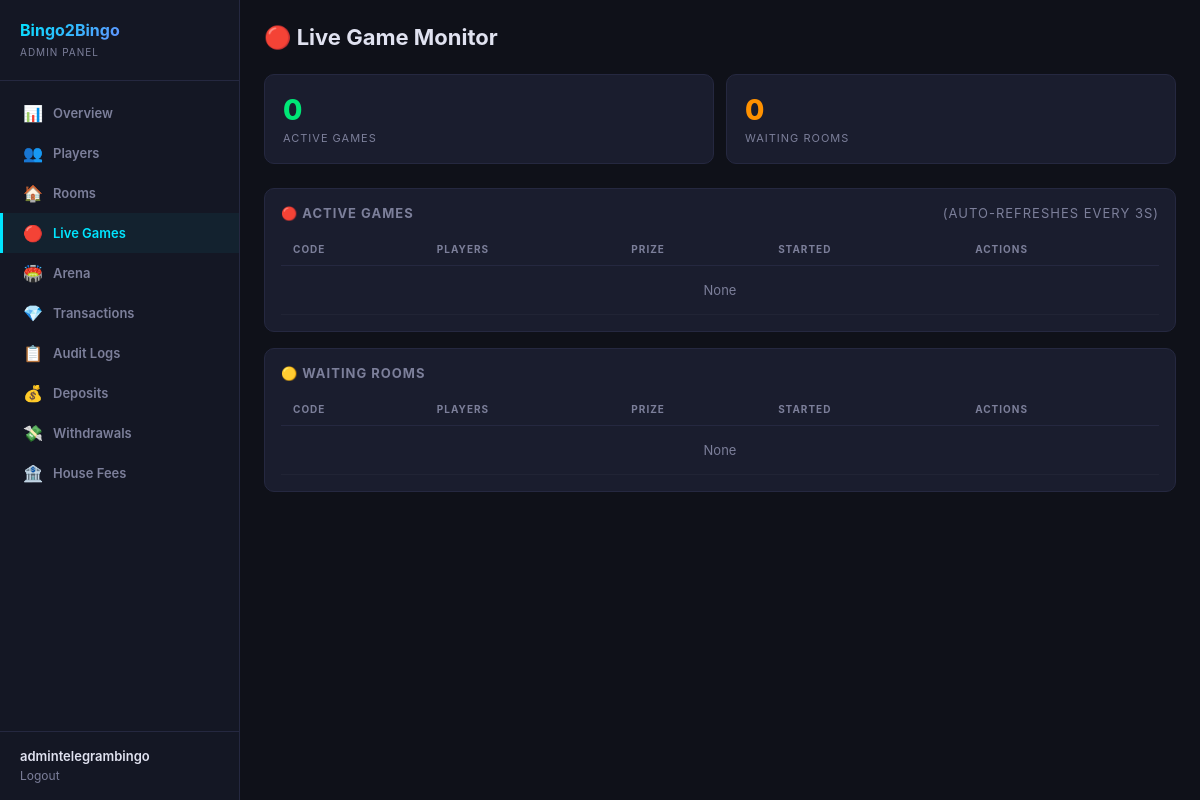
The app's page /dashboard/live/ (signed in), older data.
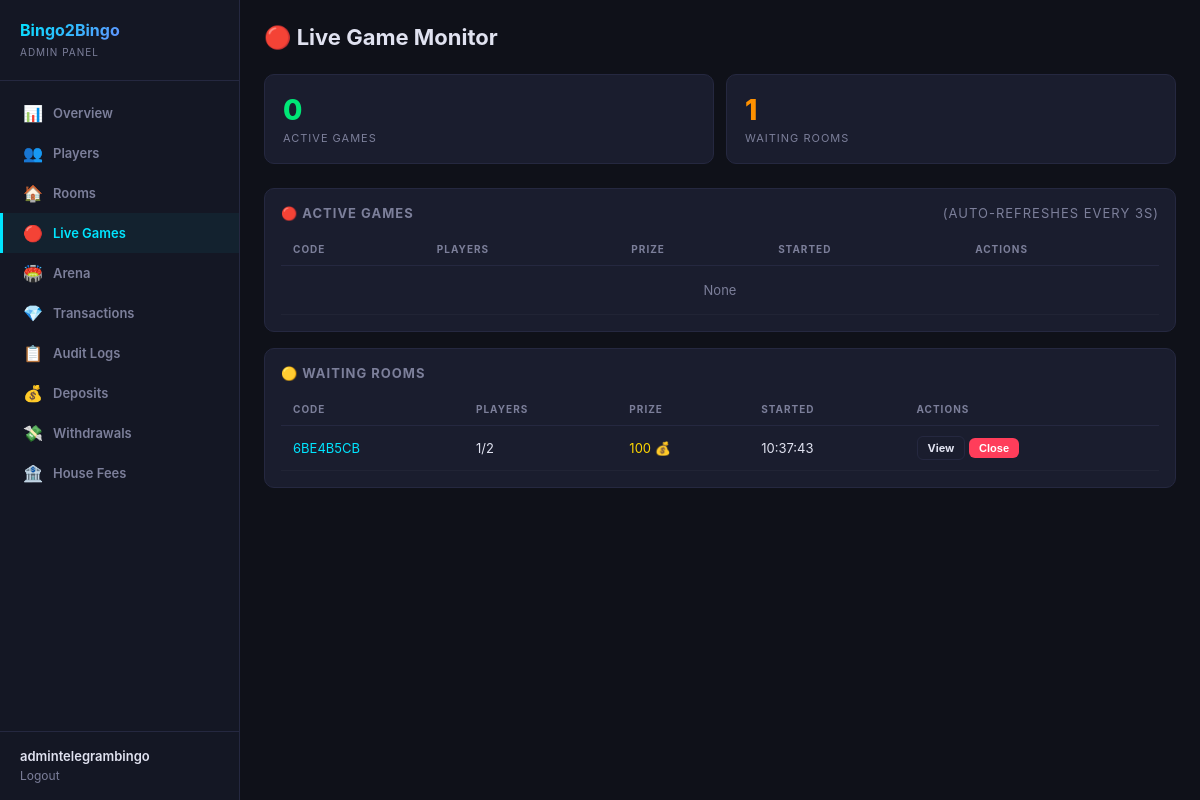
The same page, newer data.
### games/models.py (models this page shows, shortened)
class GameRoom(models.Model):
    class RoomType(models.TextChoices):
        PUBLIC = 'public', 'Public'
        PRIVATE = 'private', 'Private'
    class Status(models.TextChoices):
        WAITING = 'waiting', 'Waiting'
        ACTIVE = 'active', 'Active'
        FINISHED = 'finished', 'Finished'
    class GameMode(models.TextChoices):
        AUTO = 'auto', 'Auto'
        MANUAL = 'manual', 'Manual'
    room_code = models.CharField(max_length=8, unique=True, blank=True)
    room_type = models.CharField(max_length=10, choices=RoomType.choices, default=RoomType.PUBLIC)
    status = models.CharField(max_length=10, choices=Status.choices, default=Status.WAITING)
    max_players = models.IntegerField(default=10)
    entry_fee = models.BigIntegerField(default=50)
    prize_pool = models.BigIntegerField(default=0)
    winner = models.ForeignKey(
        Player, null=True, blank=True,
        on_delete=models.SET_NULL,
        related_name='games_won'
    )
    players = models.ManyToManyField(Player, through='BingoCard', related_name='game_rooms')
    game_mode = models.CharField(max_length=10, choices=GameMode.choices, default=GameMode.AUTO)
    game_state = models.JSONField(default=dict, blank=True)
    created_at = models.DateTimeField(default=timezone.now)
    started_at = models.DateTimeField(null=True, blank=True)
    finished_at = models.DateTimeField(null=True, blank=True)
    class Meta:
        verbose_name = 'Game Room'
        verbose_name_plural = 'Game Rooms'
        ordering = ['-created_at']

### dashboard/views.py (the view)
# urls.py: path('live/', views.live_games, name='live'),
@admin_required
def live_games(request):
    active_rooms = list(
        GameRoom.objects.filter(status='active')
        .annotate(pc=Count('bingo_cards'))
        .order_by('-started_at')[:20]
    )
    waiting_rooms = list(
        GameRoom.objects.filter(status='waiting')
        .annotate(pc=Count('bingo_cards'))
        .order_by('-created_at')[:20]
    )
    if request.GET.get('fragment'):
        return render(request, 'dashboard/_live_rows_wrapper.html', {
            'active_rooms': active_rooms,
            'waiting_rooms': waiting_rooms,
        })
    return render(request, 'dashboard/live.html', {
        'active_rooms': active_rooms,
        'waiting_rooms': waiting_rooms,
    })

### dashboard/auth.py (called while the page is built)
def admin_required(view_func):
    @wraps(view_func)
    def wrapper(request, *args, **kwargs):
        if not request.user.is_authenticated:
            return redirect('dashboard:login')
        if not request.user.is_staff and not request.user.is_superuser:
            messages.error(request, 'Access denied. Staff only.')
            return redirect('dashboard:login')
        return view_func(request, *args, **kwargs)
    return wrapper

### dashboard/templates/dashboard/live.html (shortened to what this page needs)
{% extends 'dashboard/base.html' %}
{% block content %}
<div class="header"><h1>🔴 Live Game Monitor</h1></div>
<div class="stats-grid">
  <div class="stat-card green">
    <div class="stat-value" id="active-count">{{ active_rooms|length }}</div>
    <div class="stat-label">Active Games</div>
  </div>
  <div class="stat-card orange">
    <div class="stat-value" id="waiting-count">{{ waiting_rooms|length }}</div>
    <div class="stat-label">Waiting Rooms</div>
  </div>
</div>
<div class="card">
  <div class="card-header">🔴 Active Games <span style="font-weight:400;color:var(--muted);">(auto-refreshes every 3s)</span></div>
  <div id="active-table">
    {% include 'dashboard/_live_rows.html' with rooms=active_rooms %}
  </div>
</div>
<div class="card">
  <div class="card-header">🟡 Waiting Rooms</div>
  <div id="waiting-table">
    {% include 'dashboard/_live_rows.html' with rooms=waiting_rooms %}
  </div>
</div>
{% endblock %}

### dashboard/templates/dashboard/_live_rows.html (shortened to what this page needs)
<table>
  <thead><tr><th>Code</th><th>Players</th><th>Prize</th><th>Started</th><th>Actions</th></tr></thead>
  <tbody>
  {% for r in rooms %}
  <tr>
    <td><a href="{% url 'dashboard:room_detail' r.room_code %}">{{ r.room_code }}</a></td>
    <td>{{ r.pc }}/{{ r.max_players }}</td>
    <td style="color:var(--gold)">{{ r.prize_pool }} 💰</td>
    <td>{{ r.started_at|date:"H:i:s"|default:r.created_at|date:"H:i:s" }}</td>
    <td>
      <a href="{% url 'dashboard:room_detail' r.room_code %}" class="btn btn-outline btn-sm">View</a>
      <button class="btn btn-red btn-sm" onclick="forceClose('{{ r.room_code }}')">Close</button>
    </td>
  </tr>
  {% empty %}
  <tr><td colspan="5" style="text-align:center;color:var(--muted);padding:16px;">None</td></tr>
  {% endfor %}
  </tbody>
</table>

Row changes from the older to the newer data that the page shows:
added GameRoom: room_code "6BE4B5CB", pc "1", max_players "2", prize_pool "100", started_at "10:37:43"
Text that changed along with them:
{{ waiting_rooms|length }}: "0" → "1"
text no longer shown: "None None"
text now shown: "None"
